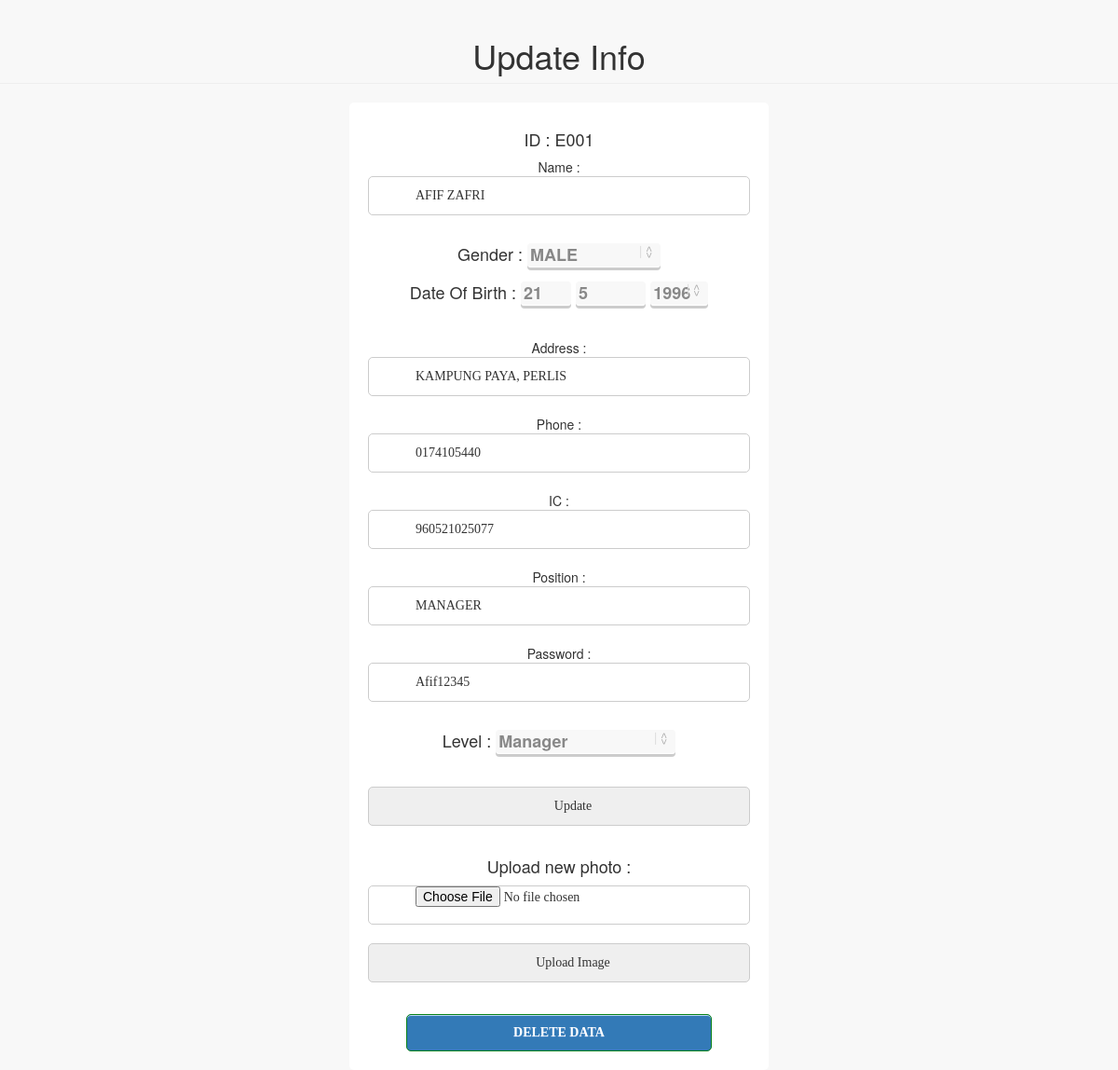
/employee/empupdate.php?id=E001 (signed in), run on the app's committed database.
### tables this page shows
CREATE TABLE IF NOT EXISTS `employee` (
  `ID` char(4) NOT NULL,
  `NAME` varchar(100) NOT NULL,
  `GENDER` varchar(10) NOT NULL,
  `DOB` date NOT NULL,
  `ADDRESS` varchar(100) NOT NULL,
  `PHONE` varchar(50) NOT NULL,
  `IC` varchar(50) NOT NULL,
  `POSITION` varchar(50) NOT NULL,
  `PASSWORD` varchar(50) NOT NULL,
  `LEVEL` int(1) NOT NULL,
  PRIMARY KEY (`ID`)
);

### employee/empupdate.php (the view, shortened to what this page needs)
<html>
<head>
<link href="../templates/bower_components/bootstrap/dist/css/bootstrap.min.css" rel="stylesheet">
 <link href="../templates/dist/css/sb-admin-2.css" rel="stylesheet">
 <link rel="stylesheet" type="text/css" href="../css/design.css">
</head>
<center>
<?php
include '../config.php';
if(isset($_GET["id"]))
{
	$id = (isset($_GET["id"]) ? $_GET["id"] : null);
	try
	{
		$conn = new PDO("mysql:host=$servername;dbname=$dbname", $username, $password);
		$conn->setAttribute(PDO::ATTR_ERRMODE, PDO::ERRMODE_EXCEPTION);
		$stmt = $conn->prepare("SELECT ID, NAME, GENDER, DAY(DOB) AS DAY, MONTH(DOB) AS MONTH, YEAR(DOB) AS YEAR,
											   ADDRESS, PHONE, IC, POSITION, PASSWORD, LEVEL FROM EMPLOYEE WHERE ID='$id'  ");
		$stmt->execute();
		$row = $stmt->fetch(PDO::FETCH_ASSOC);
		$id = $row['ID'];
		$name = strtoupper($row['NAME']);
		$gender = strtoupper($row['GENDER']);
		$day = $row['DAY'];
		$month = $row['MONTH'];
		$year = $row['YEAR'];
		$address = strtoupper($row['ADDRESS']);
		$phone = $row['PHONE'];
		$ic = $row['IC'];
		$position = strtoupper($row['POSITION']);
		$password = $row['PASSWORD'];
		$level = $row['LEVEL'];
		$arrgen = array("MALE","FEMALE");
		$arrlev = array("1","2");
		$days = range(1, 31);
		$months = range(1, 12);
		$years = range(1930, date('Y'));
		echo "
		<h1 class='page-header'>Update Info</h1>
		<div class='design-block'>
		<form action='empupdate.php?id={$id}' method='post' >
		<h4>ID : {$id}</h4>
		Name : <input type='text' name='names' value='{$name}'><br>
		<h4>Gender : <label><select name='genders'>
							<option value=''>Select Gender</option>
							";
						foreach($arrgen as $arrgen)
						{
							if($arrgen == $gender)
							{
								echo "<option value='{$arrgen}' selected>{$arrgen}</option>";
							}
							else
							{
								echo "<option value='{$arrgen}'>{$arrgen}</option>";
							}
						}
		echo "</select></label></h4>";
		echo '
		<h4>Date Of Birth : <label><select name="hari">
		<option value="">Day</option>
		';
		foreach($days as $days)
		{
			if($days == $day)
			{
				echo "<option value='{$days}' selected>{$days}</option> ";
			}
			else
			{
			echo "<option value='{$days}'>{$days}</option> ";
			}
		}
		echo '</select>';
		echo '
		<select name="bulan">
		<option value="">Month</option>
		';
		foreach($months as $months)
		{
			if($months == $month)
			{
				echo "<option value='{$months}' selected>{$months}</option> ";
			}
			else
			{
				echo "<option value='{$months}'>{$months}</option> ";
			}
		}
		echo '</select>';
		echo '
		<select name="tahun">
		<option value="">Year</option>
		';
		foreach($years as $years)
		{
			if($years == $year)
			{
				echo "<option value='{$years}' selected>{$years}</option> ";
			}
			else
			{
				echo "<option value='{$years}'>{$years}</option> ";
			}
		}
		echo '</select>';
		echo '</label></h4><br>';
		echo "
		Address : <input type='text' name='addresss' value='{$address}'><br>
		Phone : <input type='text' name='phones' value='{$phone}'><br>
		IC : <input type='text'  name='ics' value='{$ic}'><br>
		Position : <input type='text' name='positions' value='{$position}'><br>
		Password : <input type='text' name='passs' value='{$password}'><br>
		<h4>Level : <label><select name='levels' value='{$level}'>
						<option value=''>Select Access Level</option>";
						foreach($arrlev as $arrlev)
						{
							$showlev = (($arrlev == 1) ? "Manager" : "Employee");
							if($arrlev == $level)
							{
								echo "<option value='{$arrlev}' selected>{$showlev}</option>";
							}
							else
							{
								echo "<option value='{$arrlev}'>{$showlev}</option>";
							}
						}
						echo "</select></label></h4><br>
		<input type='submit' name='update' value='Update' >
		</form>
		<form action='empupdate.php?id={$id}' method='post' enctype='multipart/form-data'>
    <h4>Upload new photo :</h4>
    <input type='file' name='fileToUpload' id='fileToUpload'>
    <input type='submit' value='Upload Image' name='upimg'><br>
  </form>
		<a href='./empupdate.php?id={$id}&delete=Delete' onclick='return checkDelete()'><button class='myButton'>Delete Data</button></a>
		</div>
		";
	}
	catch (PDOException $e)
	{
		echo "Connection failed: " . $e->getMessage();
	}
}
?>
</center>
</body>
</html>

### css/design.css (style rules this page uses)
.design-block { width: 450px; padding: 20px; background: #fff; border-radius: 5px; margin: 0 auto; }
.design-block button { width: 80%; height: 40px; background: #337ab7; box-sizing: border-box; border-radius: 5px; border: 1px solid #098119; color: #fff; font-weight: bold; text-transform: uppercase; font-size: 14px; font-family: Montserrat; outline: none; cursor: pointer; }
.design-block input { width: 100%; height: 42px; box-sizing: border-box; border-radius: 5px; border: 1px solid #ccc; margin-bottom: 20px; font-size: 14px; font-family: Montserrat; padding: 0 20px 0 50px; outline: none; }
select { padding:3px; margin: 0; -webkit-border-radius:4px; -moz-border-radius:4px; border-radius:4px; -webkit-box-shadow: 0 3px 0 #ccc, 0 -1px #fff inset; -moz-box-shadow: 0 3px 0 #ccc, 0 -1px #fff inset; box-shadow: 0 3px 0 #ccc, 0 -1px #fff inset; background: #f8f8f8; color:#888; border:none; outline:none; display: inline-block; -webkit-appearance:none; -moz-appearance:none; appearance:none; cursor:pointer; }
@media screen and (-webkit-min-device-pixel-ratio:0) { select { padding-right:18px } }
label { position:relative }
label:after { content:'<>'; font:11px "Consolas", monospace; color:#aaa; -webkit-transform:rotate(90deg); -moz-transform:rotate(90deg); -ms-transform:rotate(90deg); transform:rotate(90deg); right:8px; top:2px; padding:0 0 2px; border-bottom:1px solid #ddd; position:absolute; pointer-events:none; }
.myButton { -moz-box-shadow:inset 0px 1px 0px 0px #bbdaf7; -webkit-box-shadow:inset 0px 1px 0px 0px #bbdaf7; box-shadow:inset 0px 1px 0px 0px #bbdaf7; background:-webkit-gradient(linear, left top, left bottom, color-stop(0.05, #79bbff), color-stop(1, #378de5)); background:-moz-linear-gradient(top, #79bbff 5%, #378de5 100%); background:-webkit-linear-gradient(top, #79bbff 5%, #378de5 100%); background:-o-linear-gradient(top, #79bbff 5%, #378de5 100%); background:-ms-linear-gradient(top, #79bbff 5%, #378de5 100%); background:linear-gradient(to bottom, #79bbff 5%, #378de5 100%); filter:progid:DXImageTransform.Microsoft.gradient(startColorstr='#79bbff', endColorstr='#378de5',GradientType=0); background-color:#79bbff; -moz-border-radius:6px; -webkit-border-radius:6px; border-radius:6px; border:1px solid #84bbf3; display:inline-block; cursor:pointer; color:#ffffff; font-family:Arial; font-size:15px; font-weight:bold; padding:6px 24px; text-decoration:none; text-shadow:0px 1px 0px #528ecc; }

### data on the page
employee: ID "E001", names "AFIF ZAFRI", genders "MALE", addresss "KAMPUNG PAYA, PERLIS", phones "0174105440", ics "960521025077", positions "MANAGER", passs "Afif12345", levels "Manager"

### other printed values
form field hari "21"
form field bulan "5"
form field tahun "1996"
